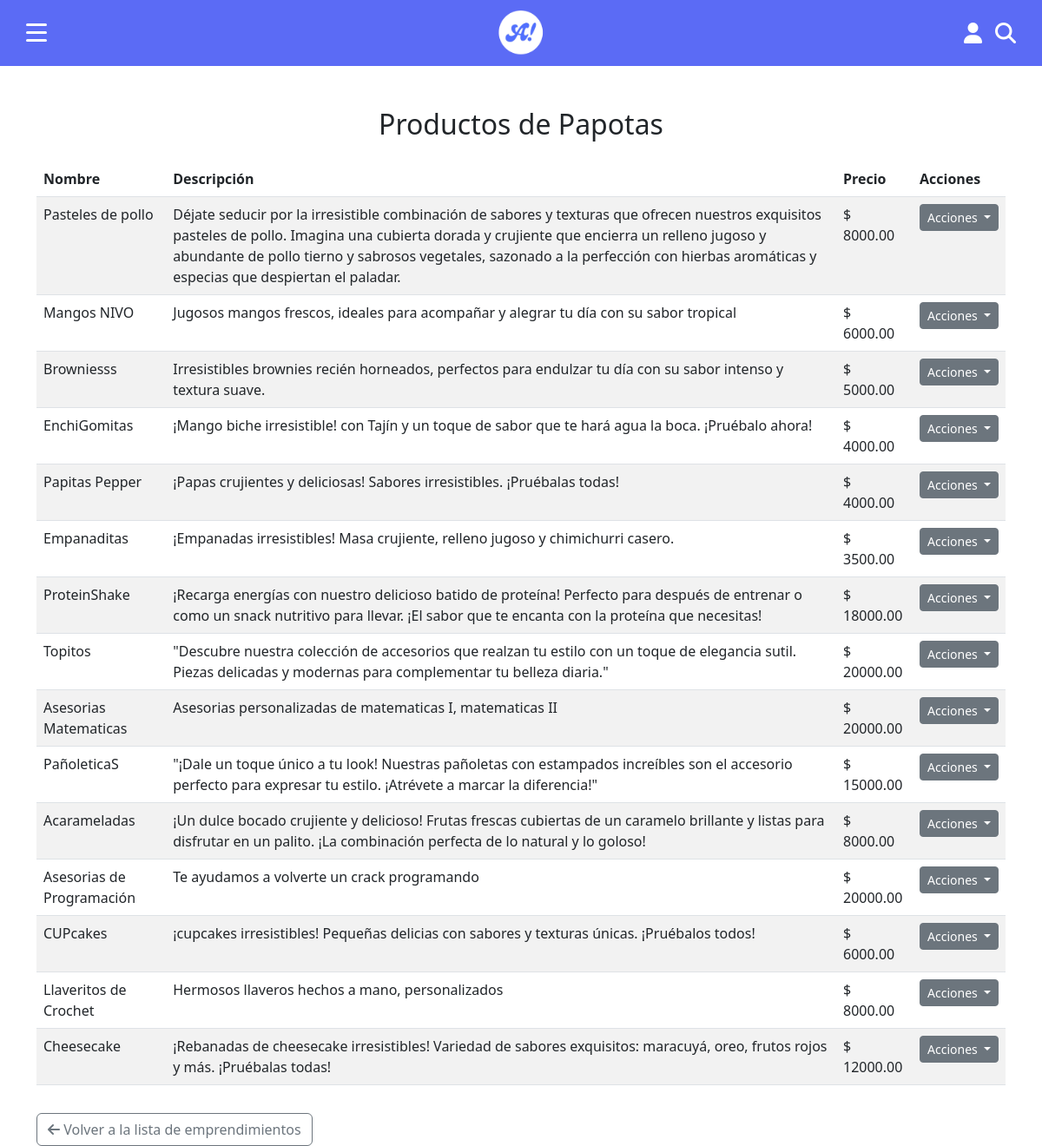
Page /emprendedores/5/productos/ (signed in) on the committed database.
### RegistroEmprendedores/models.py (models this page shows, shortened)
class Entrepreneur(TimeStampedModel): # CAMBIO: Se hereda
    user = models.ForeignKey(settings.AUTH_USER_MODEL, on_delete=models.CASCADE, default=1)
    business_name = models.CharField(max_length=255)
    location = models.CharField(max_length=255, blank=True, null=True)
    description = models.TextField(blank=True, null=True)
    lunes_inicio = models.TimeField(blank=True, null=True)
    lunes_fin = models.TimeField(blank=True, null=True)
    martes_inicio = models.TimeField(blank=True, null=True)
    martes_fin = models.TimeField(blank=True, null=True)
    miercoles_inicio = models.TimeField(blank=True, null=True)
    miercoles_fin = models.TimeField(blank=True, null=True)
    jueves_inicio = models.TimeField(blank=True, null=True)
    jueves_fin = models.TimeField(blank=True, null=True)
    viernes_inicio = models.TimeField(blank=True, null=True)
    viernes_fin = models.TimeField(blank=True, null=True)
    contact_info = models.CharField(max_length=255, blank=True, null=True)
    logo = models.ImageField(upload_to='logos/', blank=True, null=True)

class Product(TimeStampedModel): # CAMBIO: Se hereda
    entrepreneur = models.ForeignKey(Entrepreneur, on_delete=models.CASCADE, related_name='products')
    name = models.CharField(max_length=255)
    price = models.DecimalField(max_digits=10, decimal_places=2)
    category = models.CharField(max_length=100)
    description = models.TextField()
    image_url = models.URLField(blank=True, null=True) # Nuevo campo para URL de Cloudinary

### RegistroEmprendedores/views.py (the view)
# urls.py: path('emprendedores/<int:pk>/productos/', views.view_products, name='view_products'),
def view_products(request, pk):
    entrepreneur = get_object_or_404(Entrepreneur, pk=pk)
    products = Product.objects.filter(entrepreneur=entrepreneur)
    return render(request, 'view_products.html', {'entrepreneur': entrepreneur, 'products': products})

### RegistroEmprendedores/templates/view_products.html (shortened to what this page needs)
{% load static %}
<!DOCTYPE html>
<html lang="es">
<head>
  <link href="https://cdn.jsdelivr.net/npm/bootstrap@5.3.0/dist/css/bootstrap.min.css" rel="stylesheet">
  <link rel="stylesheet" type="text/css" href="{% static 'cuentas/css/style.css' %}">
  <link rel="stylesheet" href="{% static 'negocios/css/carrusel.css' %}">
  <link rel="stylesheet" href="https://cdnjs.cloudflare.com/ajax/libs/font-awesome/6.4.2/css/all.min.css">
</head>
<body>
  <div class="top-bar">
    <div class="contenedor-izquierda">
      <div class="icono-menu" id="icono-menu">
        <div class="linea"></div>
        <div class="linea"></div>
        <div class="linea"></div>
      </div>
    </div>
    <img src="{% static 'cuentas/img/logo.png' %}" alt="Logo" class="logo">
    <div class="iconos-derecha">
      <i id="icono-usuario" class="fa-solid fa-user"></i>
      <i class="fa-solid fa-magnifying-glass"></i>
    </div>
  </div>
  <div class="container mt-5">
    <h2 class="text-center">Productos de {{ entrepreneur.business_name }}</h2>
    <table class="table table-striped mt-4">
      <thead>
        <tr>
          <th>Nombre</th>
          <th>Descripción</th>
          <th>Precio</th>
          <th>Acciones</th>
        </tr>
      </thead>
      <tbody>
        {% for product in products %}
          <tr>
            <td>{{ product.name }}</td>
            <td>{{ product.description }}</td>
            <td>$ {{ product.price }}</td>
            <td>
              <div class="dropdown">
                <button class="btn btn-secondary btn-sm dropdown-toggle" type="button" id="dropdownMenuButton{{ product.pk }}" data-bs-toggle="dropdown" aria-expanded="false">
                  Acciones
                </button>
              </div>
            </td>
          </tr>
        {% endfor %}
      </tbody>
    </table>
    <a href="{% url 'entrepreneur_list' %}" class="btn btn-outline-secondary mt-3">
      <i class="fa-solid fa-arrow-left"></i> Volver a la lista de emprendimientos
    </a>
  </div>
</body>
</html>

### cuentas/static/cuentas/css/style.css (style rules this page uses)
body { margin: 0; padding: 0; }
.top-bar { width: 100%; height: 2cm; background-color: #5B6BF5; top: 0; left: 0; z-index: 1000; display: flex; justify-content: space-between; align-items: center; position: relative; padding: 0 30px; box-sizing: border-box; }
.logo { max-height: 80%; max-width: 150px; position: absolute; left: 50%; transform: translateX(-50%); }
.contenedor-izquierda { position: relative; display: flex; align-items: center; height: 100%; }
.icono-menu { display: flex; flex-direction: column; justify-content: space-between; height: 21px; width: 24px; cursor: pointer; z-index: 1001; }
.icono-menu .linea { width: 24px; height: 3px; background-color: white; border-radius: 2px; }
.iconos-derecha { display: flex; align-items: center; gap: 15px; }
.iconos-derecha i { font-size: 24px; color: white; cursor: pointer; }

### rows in the picture
Entrepreneur: business_name "Papotas"
Product: name "Pasteles de pollo", description "Déjate seducir por la irresistible combinación de sabores y texturas que ofrecen nuestros exquisitos pasteles de pollo. Imagina una cubierta dorada y crujiente que encierra un relleno jugoso y abundante de pollo tierno y sabrosos vegetales, sazonado a la perfección con hierbas aromáticas y especias que despiertan el paladar.", price "8000.00"
Product: name "Mangos NIVO", description "Jugosos mangos frescos, ideales para acompañar y alegrar tu día con su sabor tropical", price "6000.00"
Product: name "Browniesss", description "Irresistibles brownies recién horneados, perfectos para endulzar tu día con su sabor intenso y textura suave.", price "5000.00"
Product: name "EnchiGomitas", description "¡Mango biche irresistible! con Tajín y un toque de sabor que te hará agua la boca. ¡Pruébalo ahora!", price "4000.00"
Product: name "Papitas Pepper", description "¡Papas crujientes y deliciosas! Sabores irresistibles. ¡Pruébalas todas!", price "4000.00"
Product: name "Empanaditas", description "¡Empanadas irresistibles! Masa crujiente, relleno jugoso y chimichurri casero.", price "3500.00"
Product: name "ProteinShake", description "¡Recarga energías con nuestro delicioso batido de proteína! Perfecto para después de entrenar o como un snack nutritivo para llevar. ¡El sabor que te encanta con la proteína que necesitas!", price "18000.00"
Product: name "Topitos", description "\"Descubre nuestra colección de accesorios que realzan tu estilo con un toque de elegancia sutil. Piezas delicadas y modernas para complementar tu belleza diaria.\"", price "20000.00"
Product: name "Asesorias Matematicas", description "Asesorias personalizadas de matematicas I, matematicas II", price "20000.00"
Product: name "PañoleticaS", description "\"¡Dale un toque único a tu look! Nuestras pañoletas con estampados increíbles son el accesorio perfecto para expresar tu estilo. ¡Atrévete a marcar la diferencia!\"", price "15000.00"
Product: name "Acarameladas", description "¡Un dulce bocado crujiente y delicioso! Frutas frescas cubiertas de un caramelo brillante y listas para disfrutar en un palito. ¡La combinación perfecta de lo natural y lo goloso!", price "8000.00"
Product: name "Asesorias de Programación", description "Te ayudamos a volverte un crack programando", price "20000.00"
Product: name "CUPcakes", description "¡cupcakes irresistibles! Pequeñas delicias con sabores y texturas únicas. ¡Pruébalos todos!", price "6000.00"
Product: name "Llaveritos de Crochet", description "Hermosos llaveros hechos a mano, personalizados", price "8000.00"
Product: name "Cheesecake", description "¡Rebanadas de cheesecake irresistibles! Variedad de sabores exquisitos: maracuyá, oreo, frutos rojos y más. ¡Pruébalas todas!", price "12000.00"
